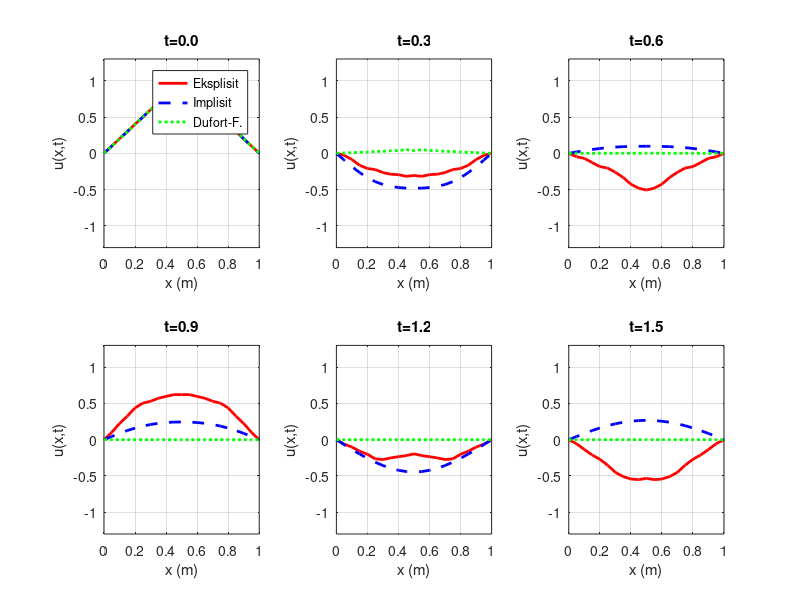
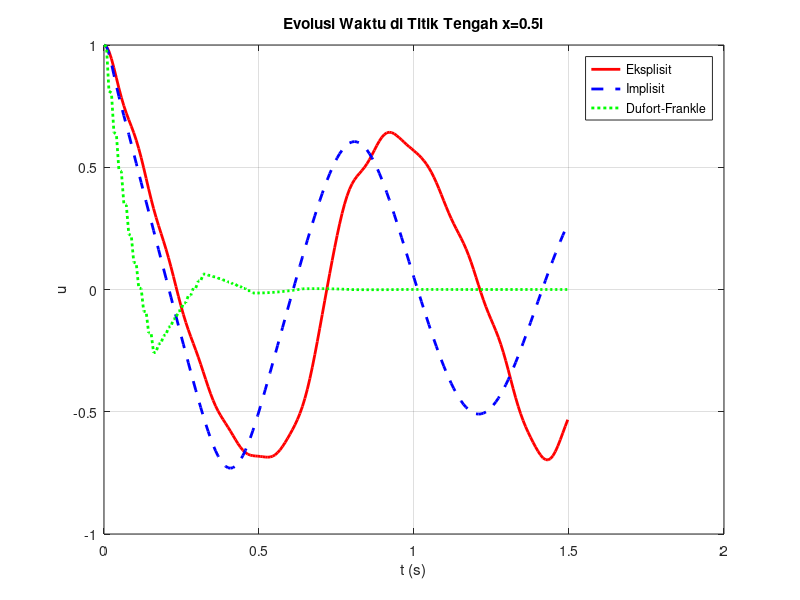

MATLAB code to generate these figures, in order:
clc; clear all; close all;

% ====== PARAMETER ======
c  = 1;
kd = 0.3;
l  = 1;
h  = 1;
dx = 0.05;
dt = 0.008;

% ====== GRID ======
x  = 0:dx:l;
t  = 0:dt:1.5;
Nx = length(x);
Nt = length(t);

% ====== KOEFISIEN ======
A   = 0.5*c^2 + 2*c^2/l;
r   = A*dt^2/dx^2;
cw  = sqrt(A);
mu  = A*dt/dx^2;

% ====== KONDISI AWAL ======
u_eks = zeros(Nx,Nt);
u_imp = zeros(Nx,Nt);
u_df  = zeros(Nx,Nt);

for j = 1:Nx
    if x(j) <= 0.5*l
        val = 2*h*x(j)/l;
    else
        val = 2*h - 2*h*x(j)/l;
    end
    u_eks(j,1) = val;
    u_imp(j,1) = val;
    u_df(j,1)  = val;
end

% ====== KONDISI BATAS ======
for n = 1:Nt
    u_eks(1,n)=0; u_eks(Nx,n)=0;
    u_imp(1,n)=0; u_imp(Nx,n)=0;
    u_df(1,n)=0;  u_df(Nx,n)=0;
end

% ====== INISIALISASI n=1 ======
for j = 2:Nx-1
    u_eks(j,2) = u_eks(j,1) + 0.5*r*(u_eks(j+1,1)-2*u_eks(j,1)+u_eks(j-1,1));
    u_imp(j,2) = u_imp(j,1) + 0.5*r*(u_imp(j+1,1)-2*u_imp(j,1)+u_imp(j-1,1));
    u_df(j,2)  = u_df(j,1)  + 0.5*r*(u_df(j+1,1) -2*u_df(j,1) +u_df(j-1,1));
end

% ====== ITERASI EKSPLISIT ======
D_eks = 1 + kd*dt/2;
for n = 2:Nt-1
    for j = 2:Nx-1
        lap = u_eks(j+1,n)-2*u_eks(j,n)+u_eks(j-1,n);
        vel = u_eks(j,n)-u_eks(j,n-1);
        u_eks(j,n+1) = (2*u_eks(j,n)-u_eks(j,n-1)+r*lap-kd*dt*vel)/D_eks;
    end
end

% ====== ITERASI IMPLISIT ======
Da = 2*l*dx^2+2*cw^2*l*dt^2+8*cw^2*dt^2+2*kd*l*dx^2*dt;
Db = l*dx^2+cw^2*l*dt^2+4*cw^2*dt^2+kd*l*dx^2*dt;
aa = (cw^2*l*dt^2+4*cw^2*dt^2)/Da;
bb = (2*l*dx^2+kd*l*dx^2*dt)/Db;
cc = l*dx^2/Db;
M     = Nx-2;
A_tri = diag(ones(M,1))-aa*diag(ones(M-1,1),1)-aa*diag(ones(M-1,1),-1);
for n = 2:Nt-1
    B = bb*u_imp(2:Nx-1,n) - cc*u_imp(2:Nx-1,n-1);
    u_imp(2:Nx-1,n+1) = A_tri \ B;
end

% ====== ITERASI DUFORT-FRANKLE ======
D_df = 1+2*mu+2*kd*dt;
for n = 2:Nt-1
    for j = 2:Nx-1
        neigh = u_df(j+1,n)+u_df(j-1,n);
        u_df(j,n+1) = ((1-2*mu)*u_df(j,n-1)+2*mu*neigh-2*kd*dt*u_df(j,n))/D_df;
    end
end

% ====== PLOT PERBANDINGAN SNAPSHOT ======
t_snap = [1, 40, 80, 120, 160, 188];   % indeks waktu
t_label = {'t=0.0', 't=0.3', 't=0.6', 't=0.9', 't=1.2', 't=1.5'};

figure(1);
for k = 1:6
    subplot(2,3,k);
    n = t_snap(k);
    plot(x, u_eks(:,n), 'r-',  'LineWidth', 2); hold on;
    plot(x, u_imp(:,n), 'b--', 'LineWidth', 2);
    plot(x, u_df(:,n),  'g:',  'LineWidth', 2);
    xlabel('x (m)'); ylabel('u(x,t)');
    title(t_label{k});
    ylim([-1.3 1.3]);
    grid on;
    if k == 1
        legend('Eksplisit','Implisit','Dufort-F.','Location','northeast');
    end
end


% ====== PLOT EVOLUSI TITIK TENGAH ======
mid = round(Nx/2);
pause(0.1);
figure(2);
plot(t, u_eks(mid,:), 'r-',  'LineWidth', 2); hold on;
plot(t, u_imp(mid,:), 'b--', 'LineWidth', 2);
plot(t, u_df(mid,:),  'g:',  'LineWidth', 2);
xlabel('t (s)'); ylabel('u');
title('Evolusi Waktu di Titik Tengah x=0.5l');
legend('Eksplisit','Implisit','Dufort-Frankle');
grid on;
